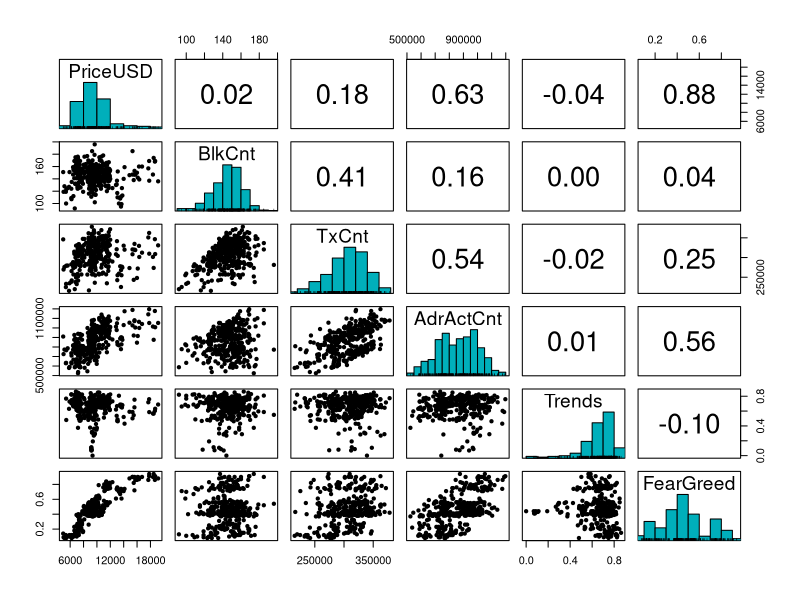
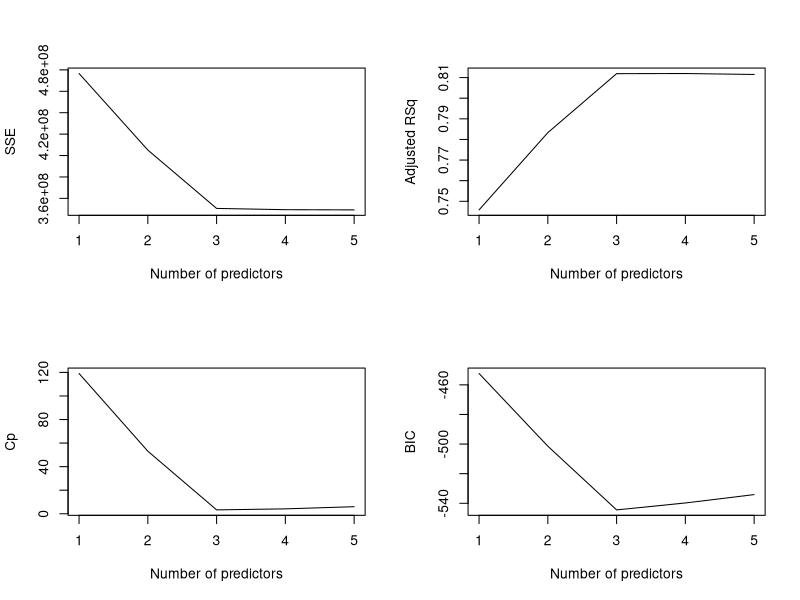

These charts were generated, in order, by the following R code:
## ---- chunk 1
knitr::opts_chunk$set(echo = TRUE)
install.packages("tidyverse", repos = "http://cran.us.r-project.org")
install.packages("psych", repos = "http://cran.us.r-project.org")
install.packages("leaps", repos = "http://cran.us.r-project.org")

library(tidyverse)
library(leaps)
library(psych)
## ---- chunk 2
# Read in data
data_agg <- read.csv("aggregate.csv")
## ---- chunk 3
# A fancy scatterplot matrix with pearson method of correlation
pairs.panels(data_agg[c("PriceUSD","BlkCnt","TxCnt","AdrActCnt","Trends","FearGreed")], 
             method = "pearson", hist.col = "#00AFBB", # color of histogram
smooth = FALSE, density = FALSE, ellipses = FALSE)
## ---- chunk 4
# Find the best model for each number of predictors (with 5 predictors maximum)
models <- regsubsets(PriceUSD~BlkCnt+TxCnt+AdrActCnt+Trends+FearGreed, data_agg, nvmax = 5) 
models.sum <- summary(models)
# Create four plots within a 2x2 frame to compare the different criteria
par(mfrow = c(2,2)) 
# SSE
plot(models.sum$rss, xlab = "Number of predictors", ylab = "SSE", type = "l ")
# R2
plot(models.sum$adjr2, xlab = "Number of predictors", ylab = "Adjusted RSq" , type = "l")
# Mallow's Cp
plot(models.sum$cp, xlab = "Number of predictors", ylab = "Cp", type = "l") 
# BIC
plot(models.sum$bic, xlab = "Number of predictors", ylab = "BIC", type = "l
")
## ---- chunk 5
# Display the best model (selected predictors are indicated by *) for each number of predictors
models.sum$outmat
## ---- chunk 6
reg_mult <- lm(PriceUSD~TxCnt+AdrActCnt+FearGreed, data_agg)
summary(reg_mult)
